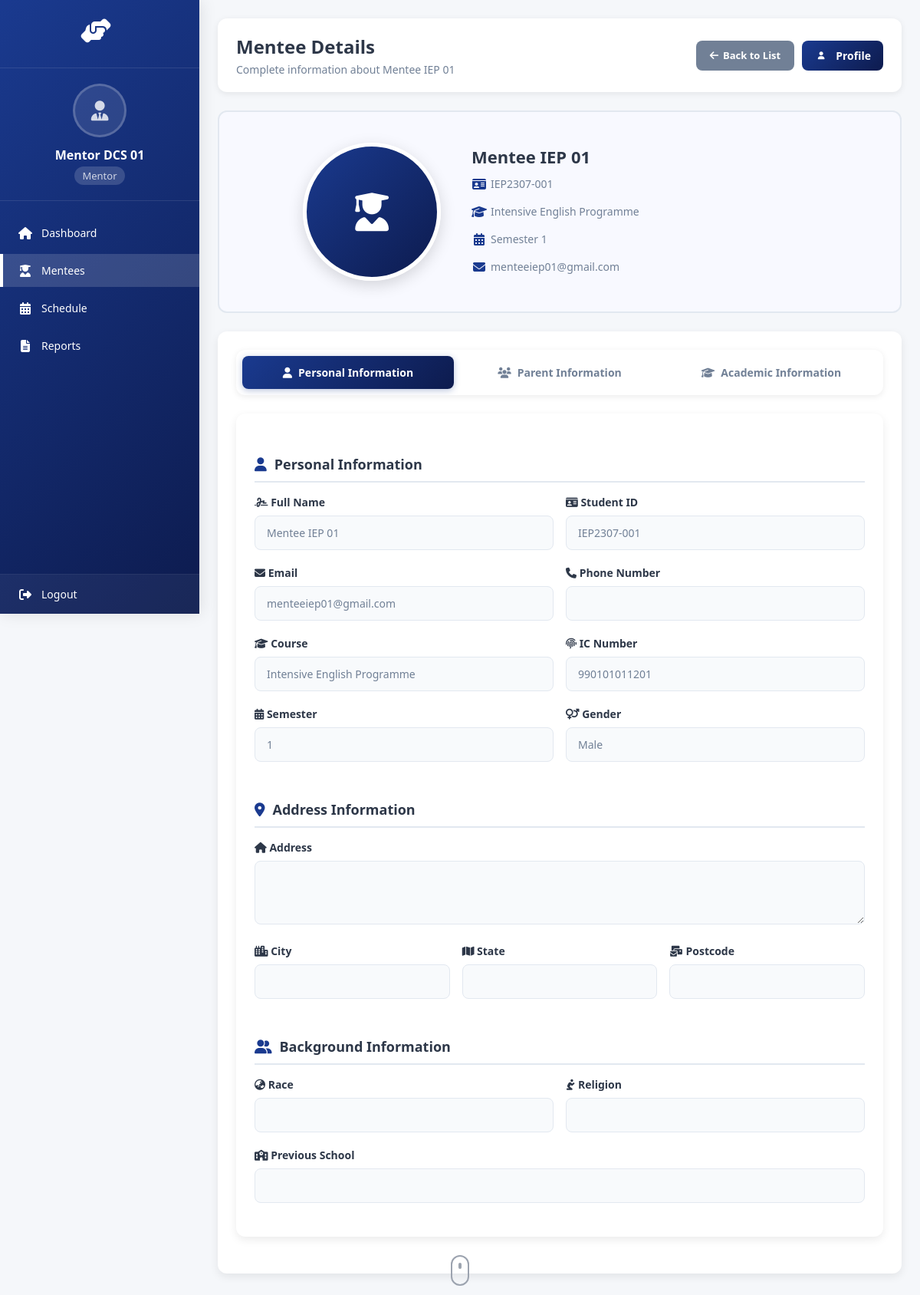
Before: /mmms/mentor/mentees/view/IEP2307-001/ (signed in) with the older database file.
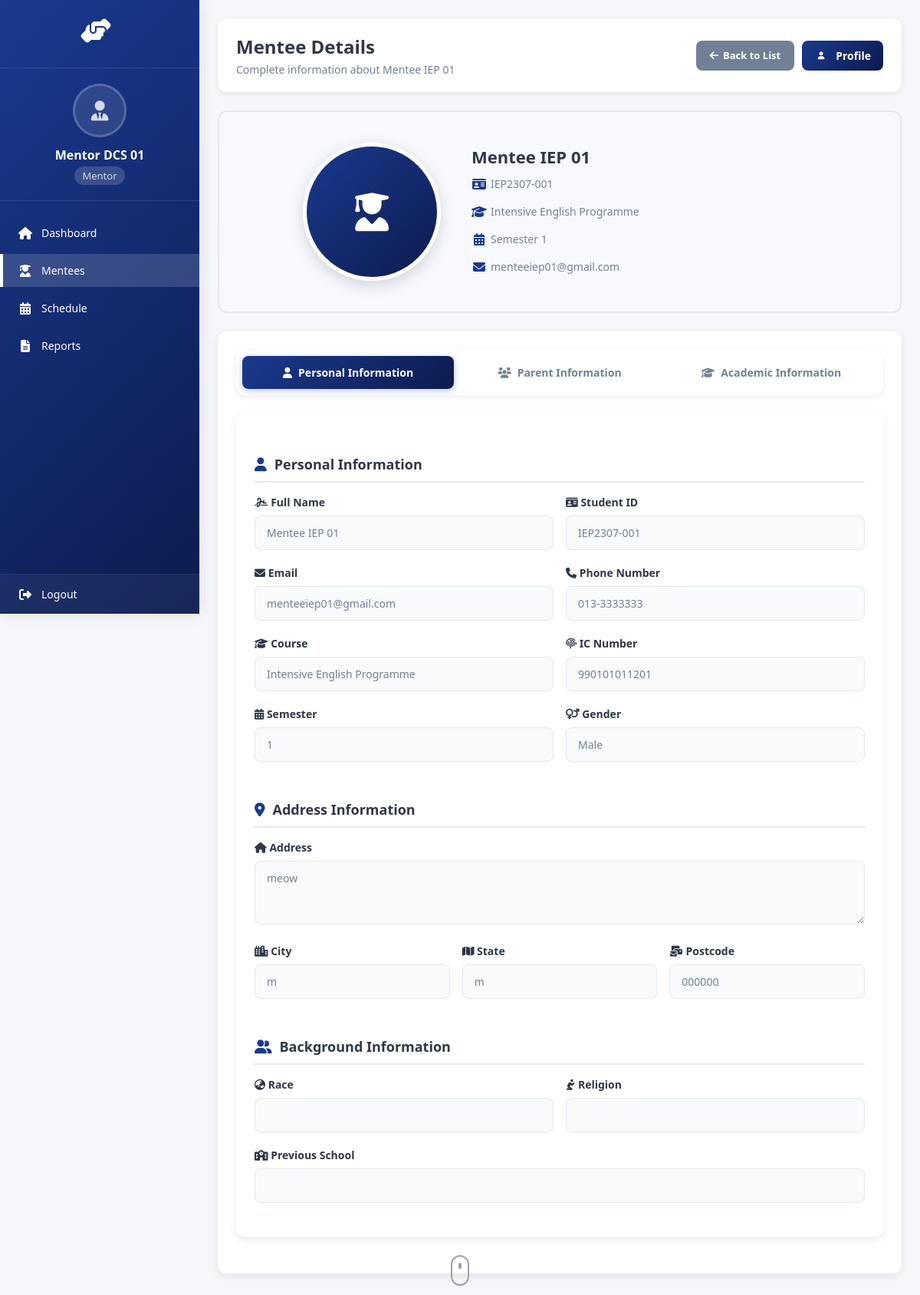
After: the same page with the newer database file.
### system/models.py (models this page shows, shortened)
class Mentee(models.Model):
    STATUS_CHOICES = (
        ('active', 'Continue Study'),
        ('inactive', 'Not Continuing'),
        ('graduated', 'Graduated'),
    )
    GENDER_CHOICES = (
        ('male', 'Male'),
        ('female', 'Female'),
    )
    user = models.OneToOneField(settings.AUTH_USER_MODEL, on_delete=models.CASCADE)
    profile_picture = models.ImageField(upload_to='mentee_profile_pictures/', null=True, blank=True)
    MenteeID = models.CharField(max_length=12, primary_key=True)
    MenteeName = models.CharField(max_length=100)
    MenteeCourse = models.CharField(max_length=100)
    MenteeSemester = models.IntegerField()
    Year = models.IntegerField()
    MenteeJoinDate = models.DateField()
    MenteeEmail = models.EmailField()
    MenteePhone = models.CharField(max_length=15)
    MenteeIC = models.CharField(max_length=15)
    MenteeAddress = models.CharField(max_length=255)
    MenteePostcode = models.CharField(max_length=10)
    MenteeCity = models.CharField(max_length=50)
    MenteeState = models.CharField(max_length=50)
    MenteeRace = models.CharField(max_length=50)
    MenteeReligion = models.CharField(max_length=50)
    MenteeGender = models.CharField(max_length=10, choices=GENDER_CHOICES, default='male')
    MenteeStatus = models.CharField(max_length=20, choices=STATUS_CHOICES, default='active')
    MenteePreviousSchool = models.CharField(max_length=100)
    MenteeFatherName = models.CharField(max_length=100)
    MenteeFatherIC = models.CharField(max_length=15)
    MenteeFatherOccupation = models.CharField(max_length=100)
    MenteeFatherPhone = models.CharField(max_length=15)
    MenteeMotherName = models.CharField(max_length=100)
    MenteeMotherIC = models.CharField(max_length=15)
    MenteeMotherOccupation = models.CharField(max_length=100)
    MenteeMotherPhone = models.CharField(max_length=15)
    Sem1TargetGPA = models.DecimalField(max_digits=3, decimal_places=2, null=True, blank=True)
    Sem1ActualGPA = models.DecimalField(max_digits=3, decimal_places=2, null=True, blank=True)
    Sem2TargetGPA = models.DecimalField(max_digits=3, decimal_places=2, null=True, blank=True)
    Sem2ActualGPA = models.DecimalField(max_digits=3, decimal_places=2, null=True, blank=True)
    Sem3TargetGPA = models.DecimalField(max_digits=3, decimal_places=2, null=True, blank=True)
    Sem3ActualGPA = models.DecimalField(max_digits=3, decimal_places=2, null=True, blank=True)
    Sem4TargetGPA = models.DecimalField(max_digits=3, decimal_places=2, null=True, blank=True)
    Sem4ActualGPA = models.DecimalField(max_digits=3, decimal_places=2, null=True, blank=True)
    Sem5TargetGPA = models.DecimalField(max_digits=3, decimal_places=2, null=True, blank=True)
    Sem5ActualGPA = models.DecimalField(max_digits=3, decimal_places=2, null=True, blank=True)
    Sem6TargetGPA = models.DecimalField(max_digits=3, decimal_places=2, null=True, blank=True)
    Sem6ActualGPA = models.DecimalField(max_digits=3, decimal_places=2, null=True, blank=True)
    TargetCGPA = models.DecimalField(max_digits=3, decimal_places=2, null=True, blank=True)
    CurrentCGPA = models.DecimalField(max_digits=3, decimal_places=2, null=True, blank=True)
    MenteeAcademicGoals = models.TextField(blank=True)
    MenteeStudyHabits = models.TextField(blank=True)
    MenteeSubjects = models.TextField(blank=True)
    MenteeExtracurricular = models.TextField(blank=True)
    AcademicSupportNeeds = models.TextField(blank=True)
    assigned_mentor = models.ForeignKey('Mentor', on_delete=models.SET_NULL, null=True, blank=True)
    def get_course_full_name(self):
        course_mapping = {
            'CS': 'Diploma in Computer Science',
            'DA': 'Diploma in Accounting',
            'DB': 'Diploma in Business Studies',
            'LH': 'Diploma in Landscape Horticulture',
            'IEP': 'Intensive English Programme',
            'CFAB': 'Certificate in Finance, Accountancy and Business'
        }
        return course_mapping.get(self.MenteeCourse, self.MenteeCourse)

### system/views.py (the view)
# urls.py: path('mentor/mentees/view/<str:mentee_id>/', views.mentor_view_mentee, name='mentor_view_mentee'),
@login_required
def mentor_view_mentee(request, mentee_id):
    if request.user.role != 'mentor':
        messages.error(request, 'Access denied. Mentor role required.')
        return redirect('homepage')
    mentor = get_object_or_404(Mentor, user=request.user)
    try:
        mentee = get_object_or_404(Mentee, MenteeID=mentee_id)
        is_assigned_to_me = mentee.assigned_mentor == mentor
        today = timezone.now().date()
        if is_assigned_to_me:
            session_count = Attendance.objects.filter(
                mentee=mentee,
                attended=True,
                activity__IsMentoringSession=True
            ).count()
        else:
            session_count = Attendance.objects.filter(
                mentee=mentee,
                attended=True,
                activity__IsMentoringSession=True,
                activity__PrimaryMentor=mentor  # Only sessions conducted by this mentor
            ).count()
        if is_assigned_to_me:
            total_invited = Attendance.objects.filter(mentee=mentee).count()
        else:
            total_invited = Attendance.objects.filter(
                mentee=mentee,
                activity__PrimaryMentor=mentor  # Only sessions by this mentor
            ).count()
        if total_invited > 0:
            attendance_rate = int((session_count / total_invited) * 100)
        else:
            attendance_rate = 0
        progress_rate = min(attendance_rate + 30, 100)  # Example calculation
        if is_assigned_to_me:
            achievements = MentoringSession.objects.filter(
                activity__attendance__mentee=mentee,
                activity__attendance__attended=True,
                completed=True
            ).distinct().count()
        else:
            achievements = MentoringSession.objects.filter(
                activity__attendance__mentee=mentee,
                activity__attendance__attended=True,
                completed=True,
                activity__PrimaryMentor=mentor  # Only achievements from this mentor's sessions
            ).distinct().count()
        context = {
            'mentor': mentor,
            'mentee': mentee,
            'is_assigned_to_me': is_assigned_to_me,  # Pass this flag to template
            'session_count': session_count,
            'attendance_rate': attendance_rate,
            'progress_rate': progress_rate,
            'achievements': achievements,
        }
        return render(request, 'mentor_view_mentee.html', context)
    except Mentee.DoesNotExist:
        messages.error(request, 'Mentee not found.')
        return redirect('view_assigned_mentees')

### system/templates/mentor_view_mentee.html (shortened to what the changed rows need)
<!DOCTYPE html>
<html lang="en">
<head>
    <link rel="stylesheet" href="https://cdnjs.cloudflare.com/ajax/libs/font-awesome/6.4.0/css/all.min.css">
</head>
<body>
    <div class="main-content">
        <div class="content-header">
            <div class="header-left">
                <h1>Mentee Details</h1>
                <p>Complete information about {{ mentee.MenteeName }}</p>
            </div>
        </div>
        <div class="mentee-profile-section">
            <div class="mentee-basic-info">
                <h3>{{ mentee.MenteeName }}</h3>
                <p><i class="fas fa-id-card"></i> {{ mentee.MenteeID }}</p>
                <p><i class="fas fa-graduation-cap"></i> {{ mentee.get_course_full_name }}</p>
                <p><i class="fas fa-calendar-alt"></i> Semester {{ mentee.MenteeSemester }}</p>
                <p><i class="fas fa-envelope"></i> {{ mentee.MenteeEmail }}</p>
            </div>
        </div>
        <div class="profile-card">
            <div class="tab-content active" id="personal-tab">
                <h2 class="section-title">
                    <i class="fas fa-user"></i>
                    Personal Information
                </h2>
                <div class="form-row">
                    <div class="form-group">
                        <label for="MenteeName">
                            <i class="fas fa-signature"></i> Full Name
                        </label>
                        <input type="text" id="MenteeName" value="{{ mentee.MenteeName }}" class="readonly-field"
                            readonly>
                    </div>
                    <div class="form-group">
                        <label for="MenteeID">
                            <i class="fas fa-id-card"></i> Student ID
                        </label>
                        <input type="text" id="MenteeID" value="{{ mentee.MenteeID }}" class="readonly-field" readonly>
                    </div>
                </div>
                <div class="form-row">
                    <div class="form-group">
                        <label for="MenteeEmail">
                            <i class="fas fa-envelope"></i> Email
                        </label>
                        <input type="email" id="MenteeEmail" value="{{ mentee.MenteeEmail }}" class="readonly-field"
                            readonly>
                    </div>
                    <div class="form-group">
                        <label for="MenteePhone">
                            <i class="fas fa-phone"></i> Phone Number
                        </label>
                        <input type="text" id="MenteePhone" value="{{ mentee.MenteePhone }}" class="readonly-field"
                            readonly>
                    </div>
                </div>
                <div class="form-row">
                    <div class="form-group">
                        <label for="MenteeCourse">
                            <i class="fas fa-graduation-cap"></i> Course
                        </label>
                        <input type="text" id="MenteeCourse" value="{{ mentee.get_course_full_name }}"
                            class="readonly-field" readonly>
                    </div>
                    <div class="form-group">
                        <label for="MenteeIC">
                            <i class="fas fa-fingerprint"></i> IC Number
                        </label>
                        <input type="text" id="MenteeIC" value="{{ mentee.MenteeIC }}" class="readonly-field" readonly>
                    </div>
                </div>
                <div class="form-row">
                    <div class="form-group">
                        <label for="MenteeSemester">
                            <i class="fas fa-calendar-alt"></i> Semester
                        </label>
                        <input type="number" id="MenteeSemester" value="{{ mentee.MenteeSemester }}"
                            class="readonly-field" readonly>
                    </div>
                    <div class="form-group">
                        <label for="MenteeGender">
                            <i class="fas fa-venus-mars"></i> Gender
                        </label>
                        <input type="text" id="MenteeGender" value="{{ mentee.get_MenteeGender_display }}"
                            class="readonly-field" readonly>
                    </div>
                </div>
                <h2 class="section-title">
                    <i class="fas fa-map-marker-alt"></i>
                    Address Information
                </h2>
                <div class="form-group">
                    <label for="MenteeAddress">
                        <i class="fas fa-home"></i> Address
                    </label>
                    <textarea id="MenteeAddress" class="readonly-field" rows="3"
                        readonly>{{ mentee.MenteeAddress }}</textarea>
                </div>
                <div class="form-row">
                    <div class="form-group">
                        <label for="MenteeCity">
                            <i class="fas fa-city"></i> City
                        </label>
                        <input type="text" id="MenteeCity" value="{{ mentee.MenteeCity }}" class="readonly-field"
                            readonly>
                    </div>
                    <div class="form-group">
                        <label for="MenteeState">
                            <i class="fas fa-map"></i> State
                        </label>
                        <input type="text" id="MenteeState" value="{{ mentee.MenteeState }}" class="readonly-field"
                            readonly>
                    </div>
                    <div class="form-group">
                        <label for="MenteePostcode">
                            <i class="fas fa-mail-bulk"></i> Postcode
                        </label>
                        <input type="text" id="MenteePostcode" value="{{ mentee.MenteePostcode }}"
                            class="readonly-field" readonly>
                    </div>
                </div>
                <h2 class="section-title">
                    <i class="fas fa-user-friends"></i>
                    Background Information
                </h2>
            </div>
        </div>
    </div>
</body>
</html>

Changed rows visible on the page:
changed Mentee "Mentee IEP 01": MenteePhone (not shown) → "013-3333333"; MenteeAddress (not shown) → "meow"; MenteeCity (not shown) → "m"; MenteeState (not shown) → "m"; MenteePostcode (not shown) → "000000"
